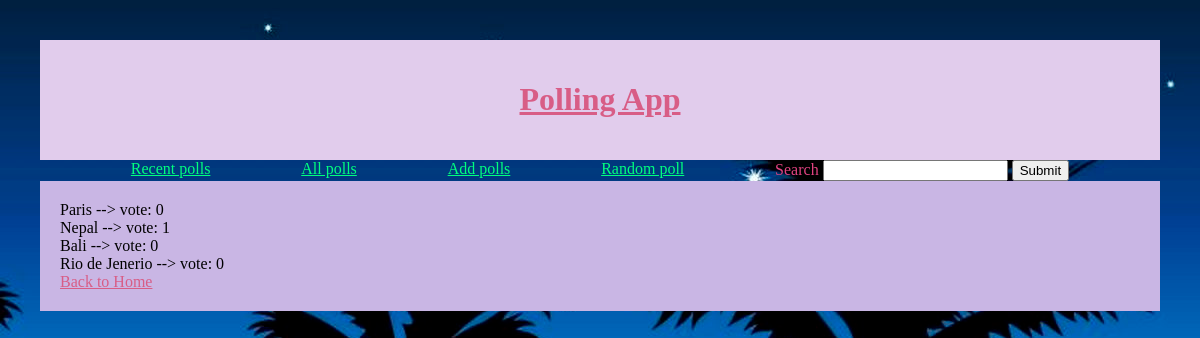
Page /polls/1/result/ on the committed database.
### polls/models.py (models this page shows, shortened)
class Choice(models.Model):
    question = models.ForeignKey(Question,on_delete=models.CASCADE)
    choice_text=  models.CharField(max_length=32)
    vote = models.IntegerField(default=0)

### polls/views.py (the view)
# urls.py: path('<int:question_id>/result/',views.result,name="result"),
def result(request,question_id):
    question= Question.objects.get(pk=question_id)
    return render(request, "polls/result.html",{
        "question": question,
        "random_question":random_question,
    })

### polls/templates/polls/result.html
{% extends 'polls/layout.html' %}
{% block body %}
    {% for choice in question.choice_set.all %}
        {{choice.choice_text}} --> vote: {{choice.vote}} <br>
    {% endfor %}
<a href="{% url 'polls:index' %}">Back to Home</a>
{% endblock %}

### polls/static/polls/styles.css (style rules this page uses)
body { background-color: #be9fe1; background: white url("images/love.JPG") no-repeat; font-family: Cambria, Cochin, Georgia, Times, "Times New Roman", sans-serif; display: grid; margin: 40px; }
a { color: rgb(216, 93, 134); }

### rows in the picture
Choice: choice_text "Paris", vote "0"
Choice: choice_text "Nepal", vote "1"
Choice: choice_text "Bali", vote "0"
Choice: choice_text "Rio de Jenerio", vote "0"
